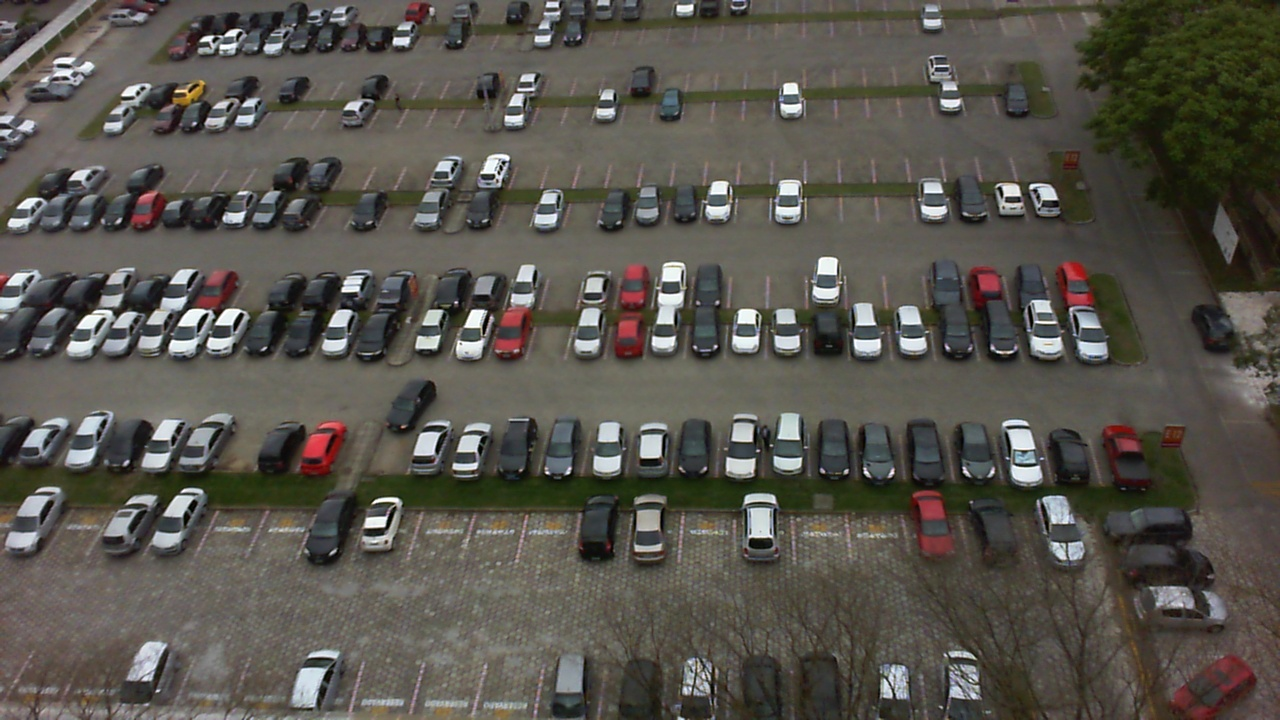
#> input picture 2012-09-19_17_08_45.jpg, 1280 x 720 px, given in place of 1.jpg, which was not available
$ jupyter execute --allow-errors data_utils.ipynb   (text cells are left out)
#> lines starting #> are read from the running program, lines starting #| are printed output that depends on the picture
[cell 1]
import cv2
from imageio import imread,imwrite
import os
import numpy as np
from matplotlib import pyplot as plt
import xml.sax
from tqdm import tqdm_notebook as tqdm

[cell 2]
#normalizing is done here
_GLOBAL_HEIGHT=720
_GLOBAL_WIDTH=1280
class LotHandler(xml.sax.ContentHandler):
    def __init__(self):
        self.all=[] # [occupied,cx,cy,w,h]
        self.all4=[] # [cx,cy,w,h]]
    #call when an element starts
    # [29 lines left out: function startElement, not called in this run]
    def getData(self,as_int=False):
        """
        self.all = [id,cx,cy,w,h]
        self.all4 = [cx,cy,w,h]

        """

        if as_int:
            return list(map(lambda x : int(float(x)),self.all)),list(map(lambda x : int(float(x)),self.all4))
        return self.all,self.all4

[cell 3]
parser=xml.sax.make_parser()
parser.setFeature(xml.sax.handler.feature_namespaces, 0)
Handler = LotHandler()
parser.setContentHandler( Handler )
doc_path='1.xml'
parser.parse(doc_path)
#> (this line was passed over: the network is not available in this run)

[cell 4]
details,params=Handler.getData()

[cell 5]
text_file_name='./1.txt'
f=open(text_file_name,'w+')
for i,x in enumerate(details):
    if (i+1)%5 == 0:
        f.write(x)
        f.write('\n')
    else:
        f.write(x)
        f.write(" ")
f.close()

[cell 6]
_,params=Handler.getData(as_int=True)

[cell 7]
# [13 lines left out: function centreToCorner, not called in this run]

def plotLots(image,params_list):
    """
    params_list [cx,cy,w,h]
    """
    img=image.copy()
    for i in range(len(params_list)):
        if(i%4==0):
            cx=params_list[i + 0]
            cy=params_list[i + 1]
            w=params_list[i + 2]
            h=params_list[i + 3]
            params=[cx,cy,w,h]
            lx,ly,rx,ry=centreToCorner(params)
            cv2.rectangle(img,(lx,ly),(rx,ry),(0,255,0),2)
    return img

[cell 8]
img=imread('./1.jpg')
#> img is the input picture: shape (720, 1280, 3); mean R, G, B 87.8, 84.5, 77.2

[cell 9]
plt.imshow(img)

[cell 10]
img=cv2.resize(img,(608,608))
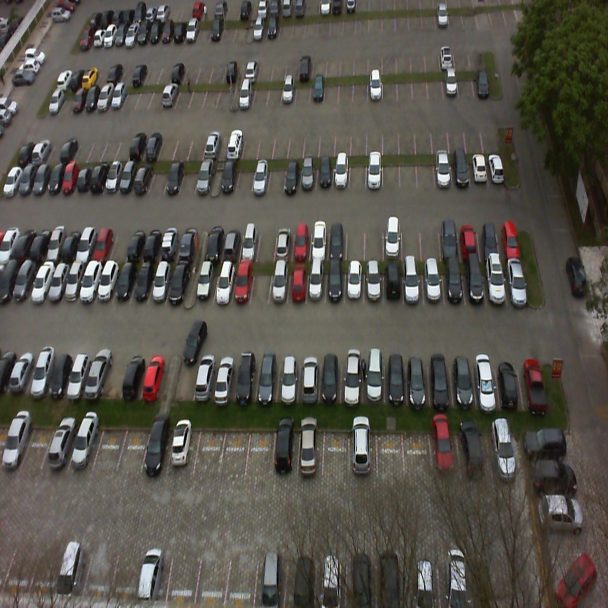
#> img: shape (608, 608, 3); mean R, G, B 87.7, 84.4, 77.1
plt.imshow(plotLots(img,params))

[cell 11]
a=[1,2,3,4,5,6]
for x in zip( *[iter(a)]*3) :
    print(x)


$ run again, on test_images/in/2012-11-08_07_35_28.jpg
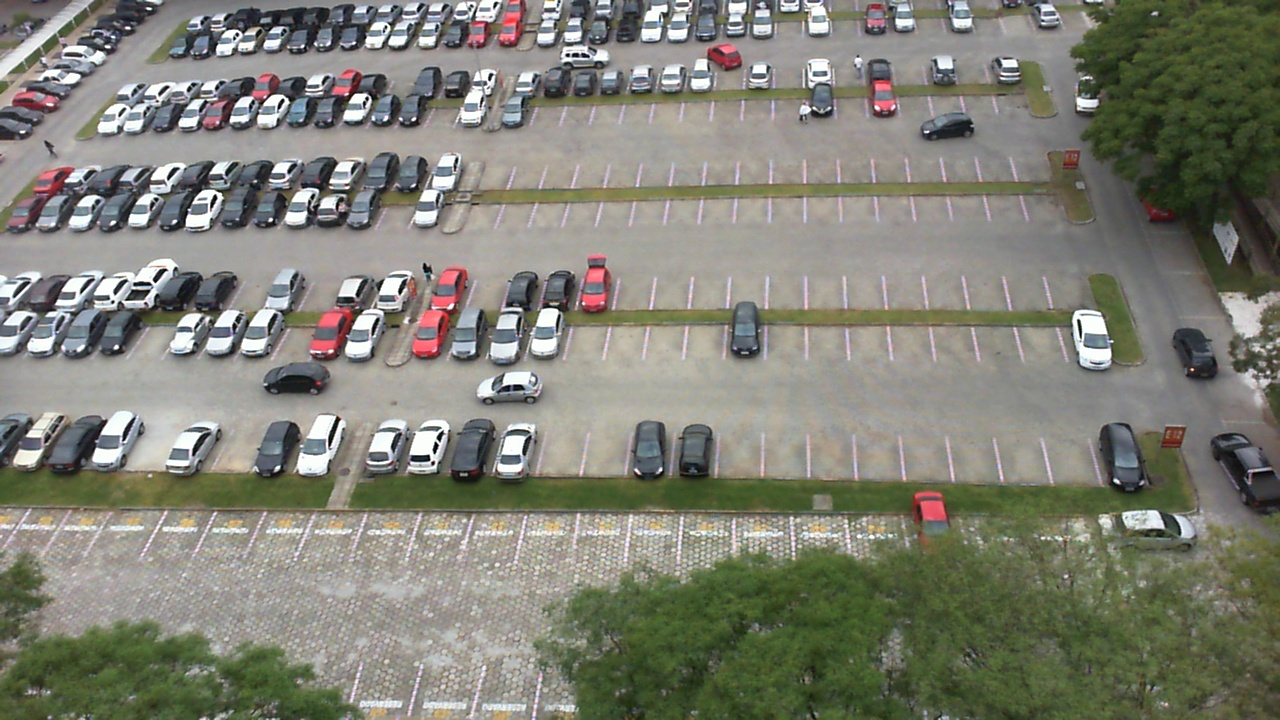
#> input picture test_images/in/2012-11-08_07_35_28.jpg, 1280 x 720 px, given in place of 1.jpg, which was not available
#> img is the input picture: shape (720, 1280, 3); mean R, G, B 127.6, 128, 116.2
#> `img=cv2.resize(img,(608,608))`:
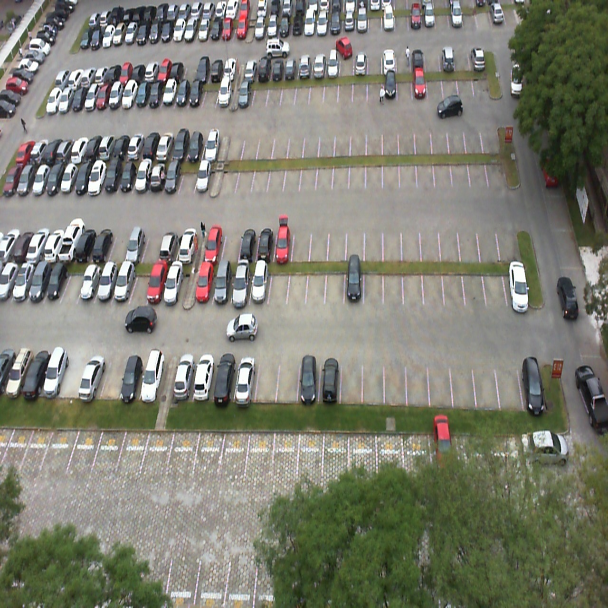
#> img: shape (608, 608, 3); mean R, G, B 127.5, 127.8, 116.1
